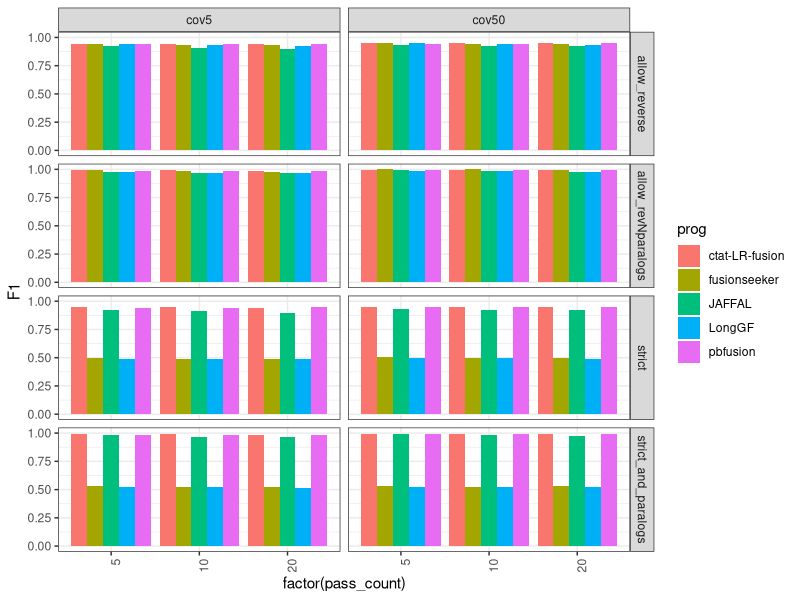
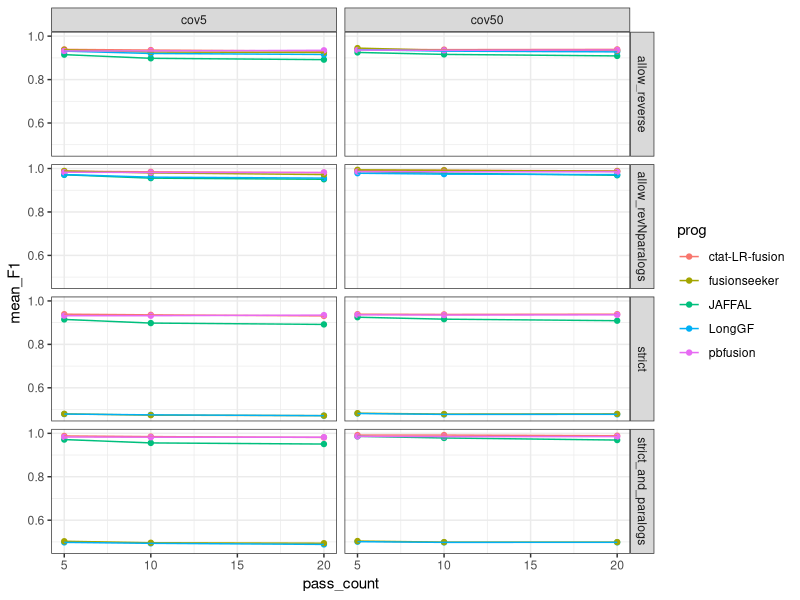
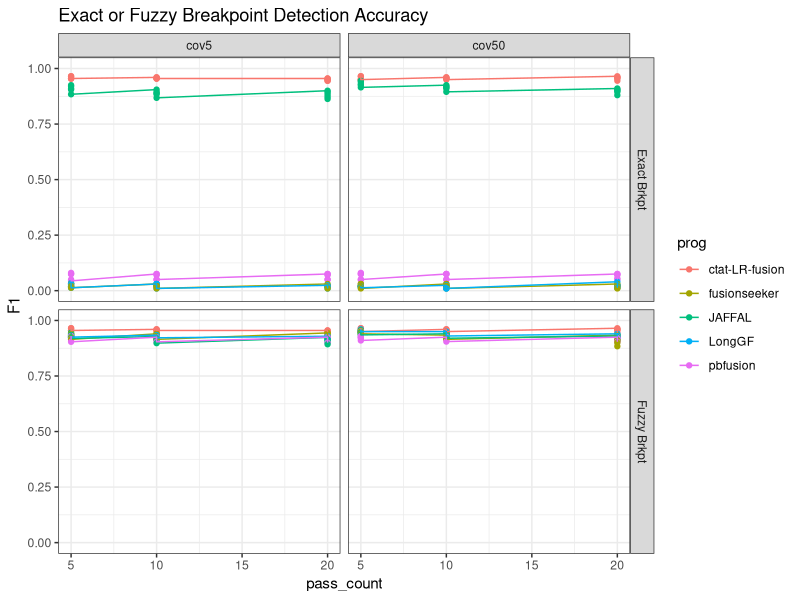
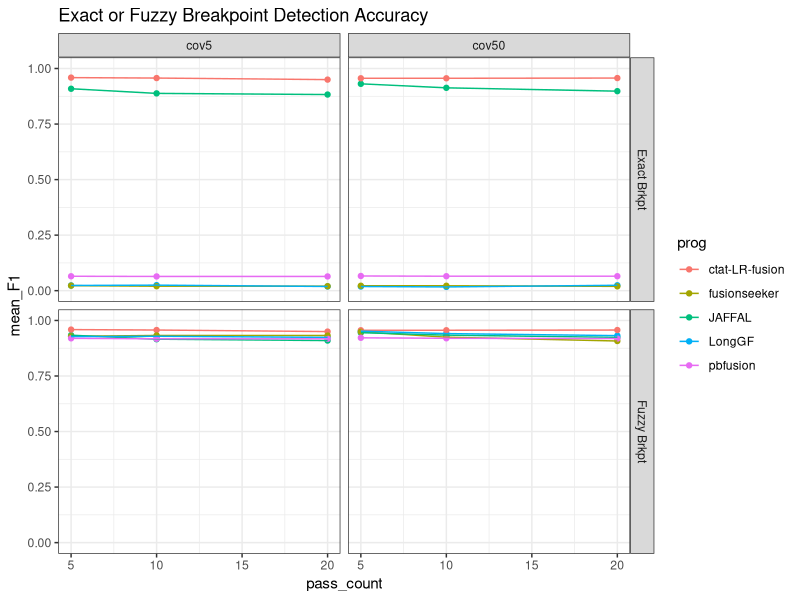
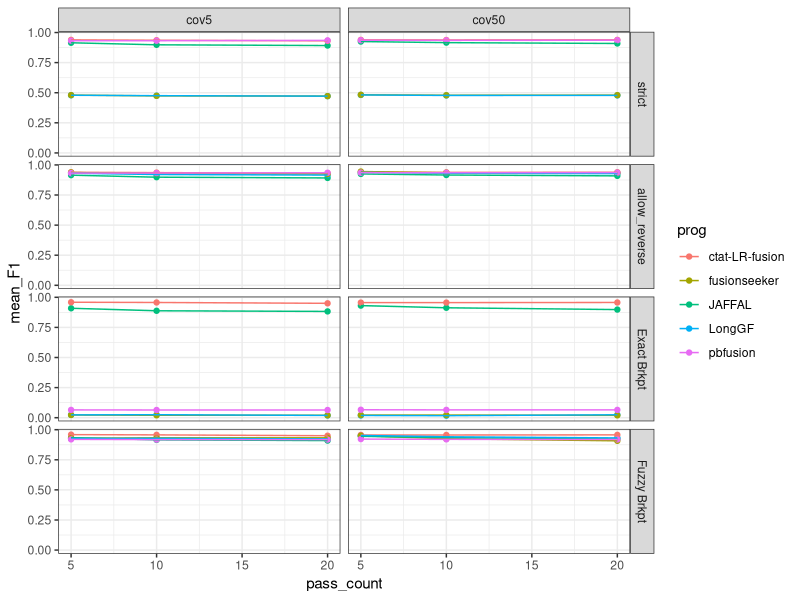
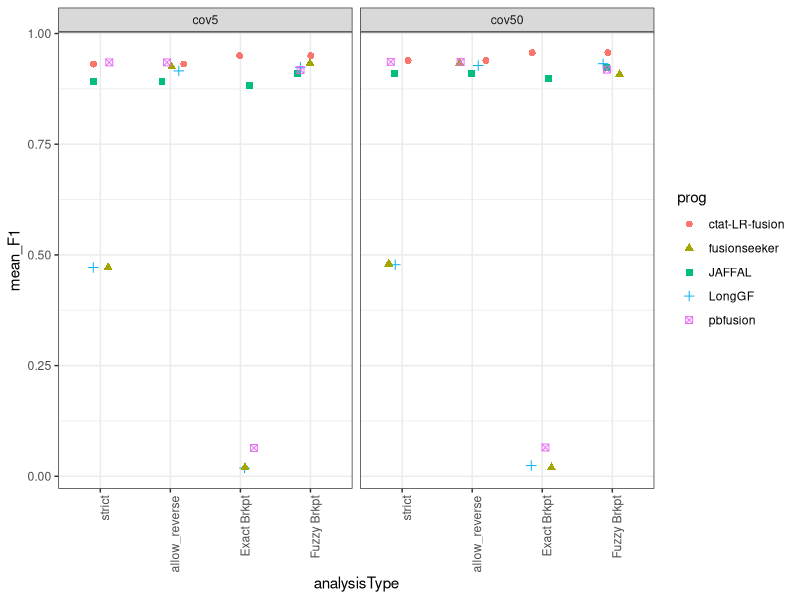
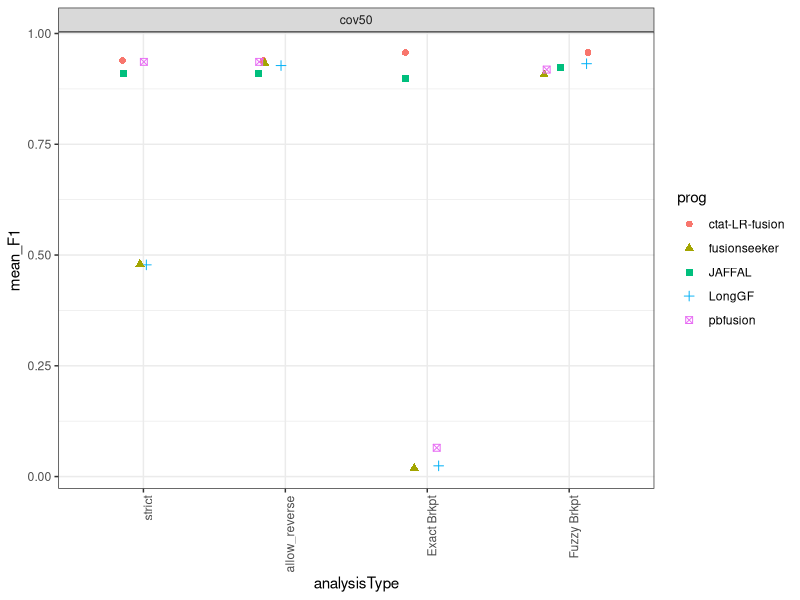
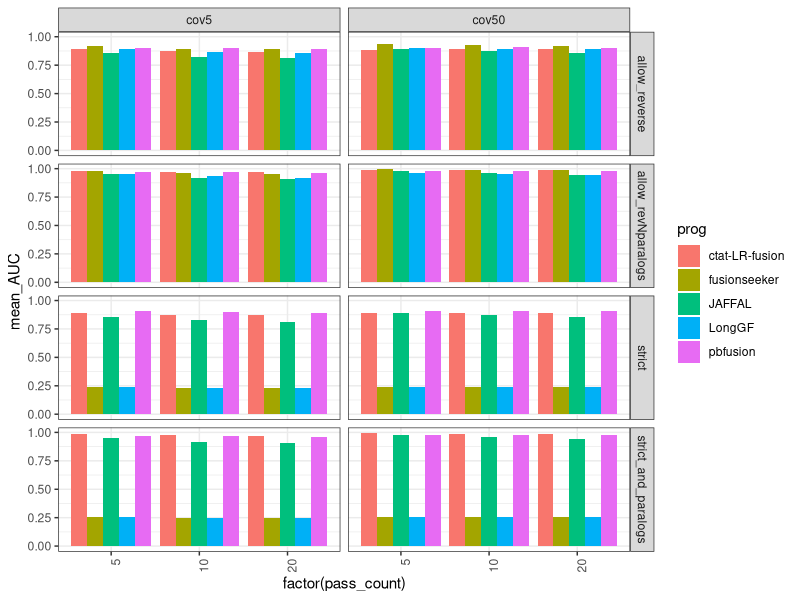

The R script that drew these images, in order:
## ---- chunk 1
knitr::opts_chunk$set(echo = TRUE)
library(tidyverse)
## ---- chunk 2

max_F1_data = read.table("data/max_F1_summary.tsv", header=T, sep="\t") %>% 
 mutate(pass_count = as.numeric(str_replace(pass_count, "pass", ""))) 

## ---- chunk 3

# barplot

p_barplot = max_F1_data %>% ggplot(aes(x=factor(pass_count), y=F1)) +
        geom_bar(stat='identity', position='dodge', aes(fill=prog)) +
        theme_bw() + 
        facet_grid(vars(analysisType), vars(coverage_level)) + 
    theme(axis.text.x = element_text(angle = 90, hjust = 1)) 

p_barplot

## ---- chunk 4


mean_samples_F1 = max_F1_data %>% 
    group_by(rep_num, coverage_level, pass_count, prog, analysisType) %>%
    summarize(mean_F1 = mean(F1))


mean_samples_F1 %>%
        #filter(analysisType %in% c('strict', 'allow_reverse')) %>%
        ggplot() +
        theme_bw() +
        geom_point(aes(x=pass_count, y=mean_F1, color=prog)) +
        geom_line(aes(x=pass_count, y=mean_F1, group=prog, color=prog)) +
        facet_grid(vars(analysisType), vars(coverage_level))


## ---- chunk 5
breakpoint_data = read.table("data/breakpoint_maxF1_data.tsv", sep="\t", header=T) %>%
    mutate(pass_count = as.numeric(str_replace(pass_count, "pass", "")))


breakpoint_data$coverage_level = factor(breakpoint_data$coverage_level, levels=c('cov5', 'cov50'))

brkpt_accuracy_plot = breakpoint_data %>% ggplot() + theme_bw() +
        geom_point(aes(x=pass_count, y=F1, color=prog)) +
        geom_line(aes(x=pass_count, y=F1, group=prog, color=prog)) +
        facet_grid(vars(analysisType), vars(coverage_level)) +
        ggtitle("Exact or Fuzzy Breakpoint Detection Accuracy") +
        ylim(0,1)



brkpt_accuracy_plot 

## ---- chunk 6

breakpoint_mean_F1_stats = breakpoint_data %>% group_by(coverage_level, pass_count, analysisType, prog) %>% 
    summarize(mean_F1 = mean(F1, na.rm=T))


breakpoint_mean_F1_stats %>% ggplot() + theme_bw() + 
        geom_point(aes(x=pass_count, y=mean_F1, color=prog)) +
        geom_line(aes(x=pass_count, y=mean_F1, group=prog, color=prog)) +
        facet_grid(vars(analysisType), vars(coverage_level)) +
        ggtitle("Exact or Fuzzy Breakpoint Detection Accuracy") +
        ylim(0,1) 


## ---- chunk 7

combined_results = bind_rows(mean_samples_F1,
                             breakpoint_mean_F1_stats)

combined_results %>% head()



## ---- chunk 8

combined_results %>%
        filter(analysisType %in% c('strict', 'allow_reverse', 'Exact Brkpt', 'Fuzzy Brkpt') ) %>%
        ggplot() + theme_bw() +
        geom_point(aes(x=pass_count, y=mean_F1, color=prog)) +
        geom_line(aes(x=pass_count, y=mean_F1, group=prog, color=prog)) +
        facet_grid(vars(factor(analysisType, levels=c('strict', 'allow_reverse', 'Exact Brkpt', 'Fuzzy Brkpt'))), vars(coverage_level))

## ---- chunk 9

combined_results %>%
        filter(analysisType %in% c('strict', 'allow_reverse', 'Exact Brkpt', 'Fuzzy Brkpt') ) %>%
        mutate(pass_count = as.numeric(str_replace(pass_count, "pass", ""))) %>%
        filter(pass_count == 20) %>%
        mutate(analysisType = factor(analysisType, 
                            levels=c('strict', 'allow_reverse', 'Exact Brkpt', 'Fuzzy Brkpt') )) %>%
    ggplot() + theme_bw() +
    geom_jitter(aes(x=analysisType, y=mean_F1, color=prog, shape=prog), width=0.2, height=0, size=rel(2)) +

    facet_wrap(~coverage_level) +
     theme(axis.text.x = element_text(angle = 90, hjust = 1)) 
    

## ---- chunk 10

# just cov50

combined_results %>%
        filter(coverage_level == 'cov50') %>%
        filter(analysisType %in% c('strict', 'allow_reverse', 'Exact Brkpt', 'Fuzzy Brkpt') ) %>%
        mutate(pass_count = as.numeric(str_replace(pass_count, "pass", ""))) %>%
        filter(pass_count == 20) %>%
        mutate(analysisType = factor(analysisType, 
                            levels=c('strict', 'allow_reverse', 'Exact Brkpt', 'Fuzzy Brkpt') )) %>%
    ggplot() + theme_bw() +
    geom_jitter(aes(x=analysisType, y=mean_F1, color=prog, shape=prog), width=0.2, height=0, size=rel(2)) +

    facet_wrap(~coverage_level) +
     theme(axis.text.x = element_text(angle = 90, hjust = 1)) 
    
    

## ---- chunk 11

write.table(combined_results %>%
        #filter(coverage_level == 'cov50') %>%
        filter(analysisType %in% c('strict', 'allow_reverse', 'Exact Brkpt', 'Fuzzy Brkpt') ) %>%
        mutate(pass_count = as.numeric(str_replace(pass_count, "pass", ""))) %>%
        filter(pass_count == 20) %>%
        mutate(analysisType = factor(analysisType, 
                            levels=c('strict', 'allow_reverse', 'Exact Brkpt', 'Fuzzy Brkpt') )),
    
    file="PacBio_sim.mean_F1.combined_results.tsv", sep="\t", quote=F, row.names=F)


## ---- chunk 12

mean_AUC_data = read.table("data/mean_PR_AUC_summary.tsv", header=T, sep="\t") %>% 
 mutate(pass_count = as.numeric(str_replace(pass_count, "pass", ""))) 

## ---- chunk 13

# barplot

p_barplot = mean_AUC_data %>% ggplot(aes(x=factor(pass_count), y=mean_AUC)) +
        geom_bar(stat='identity', position='dodge', aes(fill=prog)) +
        theme_bw() + 
        facet_grid(vars(analysisType), vars(coverage_level)) + 
    theme(axis.text.x = element_text(angle = 90, hjust = 1)) 

p_barplot

## ---- chunk 14




mean_AUC_data %>%
        #filter(analysisType %in% c('strict', 'allow_reverse')) %>%
        ggplot() +
        theme_bw() +
        geom_point(aes(x=pass_count, y=mean_AUC, color=prog)) +
        geom_line(aes(x=pass_count, y=mean_AUC, group=prog, color=prog)) +
        facet_grid(vars(analysisType), vars(coverage_level))


## ---- chunk 15
breakpoint_AUC_data = read.table("data/breakpoint_all_mean_PR_AUC_data.tsv", sep="\t", header=T) %>%
    mutate(pass_count = as.numeric(str_replace(pass_count, "pass", ""))) 


breakpoint_AUC_data$coverage_level = factor(breakpoint_AUC_data$coverage_level, levels=c('cov5', 'cov50'))

brkpt_AUC_accuracy_plot = breakpoint_AUC_data %>% ggplot() + theme_bw() +
        geom_point(aes(x=pass_count, y=mean_AUC, color=prog)) +
        geom_line(aes(x=pass_count, y=mean_AUC, group=prog, color=prog)) +
        facet_grid(vars(analysisType), vars(coverage_level)) +
        ggtitle("Exact or Fuzzy Breakpoint Detection Accuracy") +
        ylim(0,1)



brkpt_AUC_accuracy_plot 

## ---- chunk 16

combined_AUC_results = bind_rows(mean_AUC_data,
                             breakpoint_AUC_data)

combined_AUC_results %>% head()



## ---- chunk 17

combined_AUC_results %>%
        filter(analysisType %in% c('strict', 'allow_reverse', 'Exact Brkpt', 'Fuzzy Brkpt') ) %>%
        ggplot() + theme_bw() +
        geom_point(aes(x=pass_count, y=mean_AUC, color=prog)) +
        geom_line(aes(x=pass_count, y=mean_AUC, group=prog, color=prog)) +
        facet_grid(vars(factor(analysisType, levels=c('strict', 'allow_reverse', 'Exact Brkpt', 'Fuzzy Brkpt'))), vars(coverage_level))

## ---- chunk 18

combined_AUC_results %>%
        filter(analysisType %in% c('strict', 'allow_reverse', 'Exact Brkpt', 'Fuzzy Brkpt') ) %>%
        mutate(pass_count = as.numeric(str_replace(pass_count, "pass", ""))) %>%
        filter(pass_count == 20) %>%
        mutate(analysisType = factor(analysisType, 
                            levels=c('strict', 'allow_reverse', 'Exact Brkpt', 'Fuzzy Brkpt') )) %>%
    ggplot() + theme_bw() +
    geom_jitter(aes(x=analysisType, y=mean_AUC, color=prog, shape=prog), width=0.2, height=0, size=rel(2)) +

    facet_wrap(~coverage_level) +
     theme(axis.text.x = element_text(angle = 90, hjust = 1)) 
    

## ---- chunk 19
# just cov5
combined_AUC_results %>%
        filter(coverage_level == "cov5") %>%
        filter(analysisType %in% c('strict', 'allow_reverse', 'Exact Brkpt', 'Fuzzy Brkpt') ) %>%
        mutate(pass_count = as.numeric(str_replace(pass_count, "pass", ""))) %>%
        filter(pass_count == 20) %>%
        mutate(analysisType = factor(analysisType, 
                            levels=c('strict', 'allow_reverse', 'Exact Brkpt', 'Fuzzy Brkpt') )) %>%
    ggplot() + theme_bw() +
    geom_jitter(aes(x=analysisType, y=mean_AUC, color=prog, shape=prog), width=0.2, height=0, size=rel(2)) +

    facet_wrap(~coverage_level) +
     theme(axis.text.x = element_text(angle = 90, hjust = 1)) 
    
